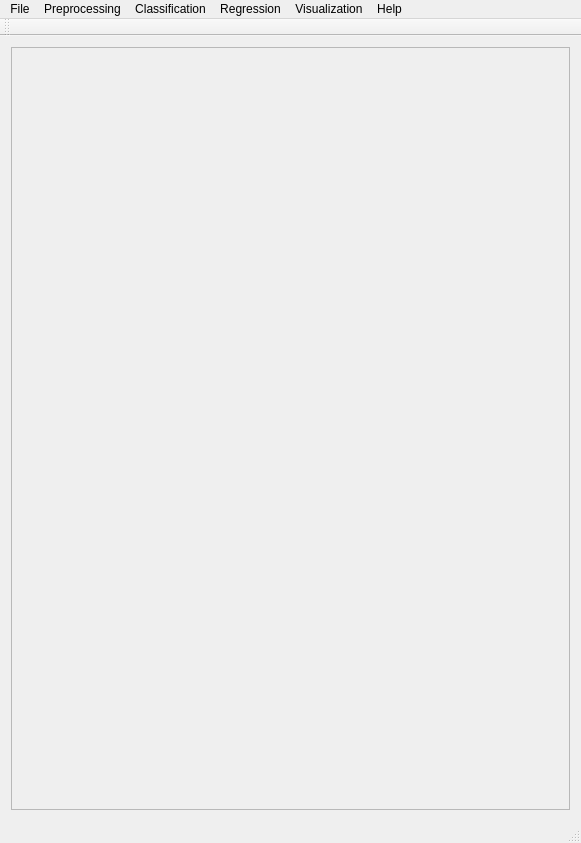
<?xml version="1.0" encoding="UTF-8"?>
<ui version="4.0">
 <class>MainWindow</class>
 <widget class="QMainWindow" name="MainWindow">
  <property name="geometry">
   <rect>
    <x>0</x>
    <y>0</y>
    <width>581</width>
    <height>843</height>
   </rect>
  </property>
  <property name="windowTitle">
   <string>PYSAT</string>
  </property>
  <widget class="QWidget" name="centralWidget">
   <layout class="QVBoxLayout" name="verticalLayout_9">
    <item>
     <widget class="QScrollArea" name="scrollArea">
      <property name="widgetResizable">
       <bool>true</bool>
      </property>
      <widget class="QWidget" name="scrollAreaWidgetContents_2">
       <property name="geometry">
        <rect>
         <x>0</x>
         <y>0</y>
         <width>561</width>
         <height>770</height>
        </rect>
       </property>
       <property name="font">
        <font>
         <pointsize>8</pointsize>
        </font>
       </property>
       <property name="styleSheet">
        <string notr="true">QGroupBox {
  border: 2px solid gray;
  border-radius: 6px;
  margin-top: 0.5em;
}

QGroupBox::title {

  padding-top: -14px;
  padding-left: 8px;
}
</string>
       </property>
       <layout class="QVBoxLayout" name="verticalLayout_8"/>
      </widget>
     </widget>
    </item>
   </layout>
  </widget>
  <widget class="QToolBar" name="mainToolBar">
   <attribute name="toolBarArea">
    <enum>TopToolBarArea</enum>
   </attribute>
   <attribute name="toolBarBreak">
    <bool>false</bool>
   </attribute>
  </widget>
  <widget class="QStatusBar" name="statusBar"/>
  <widget class="QMenuBar" name="menuBar">
   <property name="geometry">
    <rect>
     <x>0</x>
     <y>0</y>
     <width>581</width>
     <height>21</height>
    </rect>
   </property>
   <widget class="QMenu" name="menuFile">
    <property name="title">
     <string>File</string>
    </property>
    <addaction name="actionLoad_Refence_Data"/>
    <addaction name="actionLoad_Unknown_Data"/>
    <addaction name="actionSet_output_location"/>
    <addaction name="separator"/>
    <addaction name="actionSave_Current_Plots"/>
    <addaction name="actionSave_Current_Data"/>
    <addaction name="separator"/>
    <addaction name="actionCreate_New_Workflow"/>
    <addaction name="actionSave_Current_Workflow"/>
    <addaction name="separator"/>
    <addaction name="actionExit"/>
   </widget>
   <widget class="QMenu" name="menuPreprocessing">
    <property name="title">
     <string>Preprocessing</string>
    </property>
    <widget class="QMenu" name="menuBaseline_Removal">
     <property name="title">
      <string>Baseline Removal</string>
     </property>
     <addaction name="actionALS"/>
     <addaction name="actionDietrich"/>
     <addaction name="actionPolyFit"/>
     <addaction name="actionAirPLS"/>
     <addaction name="actionFABC"/>
     <addaction name="actionKK"/>
     <addaction name="actionMario"/>
     <addaction name="actionMedian"/>
     <addaction name="actionRubberband"/>
     <addaction name="actionUndecimated_Wavelet"/>
    </widget>
    <widget class="QMenu" name="menuCalibration_Transfer">
     <property name="title">
      <string>Calibration Transfer</string>
     </property>
     <addaction name="actionRatio"/>
     <addaction name="actionTommy_s_Methgod"/>
     <addaction name="actionPiecewise_Direct_Standardization"/>
     <addaction name="actionOthers_3"/>
    </widget>
    <addaction name="actionNormalization"/>
    <addaction name="actionNoise_Reduction"/>
    <addaction name="actionApply_Mask"/>
    <addaction name="actionInterpolate"/>
    <addaction name="actionInstrument_Response"/>
    <addaction name="menuBaseline_Removal"/>
    <addaction name="menuCalibration_Transfer"/>
    <addaction name="actionICA_2"/>
    <addaction name="actionPCA_2"/>
   </widget>
   <widget class="QMenu" name="menuRegression">
    <property name="title">
     <string>Regression</string>
    </property>
    <addaction name="actionCross_Validation"/>
    <addaction name="actionTrain"/>
    <addaction name="actionPredict"/>
    <addaction name="actionCreate_N_Folds"/>
    <addaction name="actionCreate_Test_Folds"/>
    <addaction name="actionSubmodel_Ranges"/>
    <addaction name="actionNumber_of_Components"/>
    <addaction name="actionAdd_Y_Variable"/>
   </widget>
   <widget class="QMenu" name="menuHelp">
    <property name="title">
     <string>Help</string>
    </property>
    <addaction name="actionIndex"/>
    <addaction name="actionContent_2"/>
    <addaction name="separator"/>
    <addaction name="actionAbout"/>
    <addaction name="actionAbout_QtCreator"/>
   </widget>
   <widget class="QMenu" name="menuClassification">
    <property name="title">
     <string>Classification</string>
    </property>
    <widget class="QMenu" name="menuSupervised">
     <property name="title">
      <string>Supervised</string>
     </property>
     <addaction name="actionPLS_DA"/>
     <addaction name="actionSIMCA"/>
    </widget>
    <widget class="QMenu" name="menuClustering">
     <property name="title">
      <string>Clustering</string>
     </property>
     <addaction name="actionK_means"/>
     <addaction name="actionHierarchical_2"/>
    </widget>
    <addaction name="menuSupervised"/>
    <addaction name="menuClustering"/>
   </widget>
   <widget class="QMenu" name="menuVisualization">
    <property name="title">
     <string>Visualization</string>
    </property>
    <addaction name="actionLine_Plot"/>
    <addaction name="action1_to_1_Plot"/>
    <addaction name="actionScatter_Plot"/>
   </widget>
   <addaction name="menuFile"/>
   <addaction name="menuPreprocessing"/>
   <addaction name="menuClassification"/>
   <addaction name="menuRegression"/>
   <addaction name="menuVisualization"/>
   <addaction name="menuHelp"/>
  </widget>
  <action name="actionLoad_Refence_Data">
   <property name="text">
    <string>Load Refence Data</string>
   </property>
  </action>
  <action name="actionLoad_Unknown_Data">
   <property name="text">
    <string>Load Unknown Data</string>
   </property>
  </action>
  <action name="actionSave_Current_Workflow">
   <property name="text">
    <string>Save Current Workflow</string>
   </property>
  </action>
  <action name="actionSave_Current_Plots">
   <property name="text">
    <string>Save Current Plots</string>
   </property>
  </action>
  <action name="actionSave_Current_Data">
   <property name="text">
    <string>Save Current Data</string>
   </property>
  </action>
  <action name="actionCreate_New_Workflow">
   <property name="text">
    <string>Create New Workflow</string>
   </property>
  </action>
  <action name="actionNoise_Reduction">
   <property name="text">
    <string>Noise Reduction</string>
   </property>
  </action>
  <action name="actionApply_Mask">
   <property name="text">
    <string>Apply Mask</string>
   </property>
  </action>
  <action name="actionInterpolate">
   <property name="text">
    <string>Interpolate (unknown to known)</string>
   </property>
  </action>
  <action name="actionInstrument_Response">
   <property name="text">
    <string>Instrument Response</string>
   </property>
  </action>
  <action name="actionALS">
   <property name="text">
    <string>ALS</string>
   </property>
  </action>
  <action name="actionDietrich">
   <property name="text">
    <string>Dietrich</string>
   </property>
  </action>
  <action name="actionPolyFit">
   <property name="text">
    <string>PolyFit</string>
   </property>
  </action>
  <action name="actionAirPLS">
   <property name="text">
    <string>AirPLS</string>
   </property>
  </action>
  <action name="actionFABC">
   <property name="text">
    <string>FABC</string>
   </property>
  </action>
  <action name="actionKK">
   <property name="text">
    <string>KK</string>
   </property>
  </action>
  <action name="actionMario">
   <property name="text">
    <string>Mario</string>
   </property>
  </action>
  <action name="actionMedian">
   <property name="text">
    <string>Median</string>
   </property>
  </action>
  <action name="actionRubberband">
   <property name="text">
    <string>Rubberband</string>
   </property>
  </action>
  <action name="actionUndecimated_Wavelet">
   <property name="text">
    <string>Undecimated Wavelet</string>
   </property>
  </action>
  <action name="actionRatio">
   <property name="text">
    <string>Ratio</string>
   </property>
  </action>
  <action name="actionTommy_s_Methgod">
   <property name="text">
    <string>Tommy's Method</string>
   </property>
  </action>
  <action name="actionPiecewise_Direct_Standardization">
   <property name="text">
    <string>Piecewise Direct Standardization</string>
   </property>
  </action>
  <action name="actionPCA">
   <property name="text">
    <string>PCA</string>
   </property>
  </action>
  <action name="actionICA">
   <property name="text">
    <string>ICA</string>
   </property>
  </action>
  <action name="actionK_Means">
   <property name="text">
    <string>K-Means</string>
   </property>
  </action>
  <action name="actionHierarchical">
   <property name="text">
    <string>Hierarchical</string>
   </property>
  </action>
  <action name="actionOthers">
   <property name="text">
    <string>Others...</string>
   </property>
  </action>
  <action name="actionOthers_2">
   <property name="text">
    <string>Others...</string>
   </property>
  </action>
  <action name="actionOthers_3">
   <property name="text">
    <string>Others...</string>
   </property>
  </action>
  <action name="actionPLS">
   <property name="text">
    <string>PLS</string>
   </property>
  </action>
  <action name="actionSM_PLS">
   <property name="text">
    <string>SM-PLS</string>
   </property>
  </action>
  <action name="actionICA_Regression">
   <property name="text">
    <string>ICA Regression</string>
   </property>
  </action>
  <action name="actionGaussian_Process">
   <property name="text">
    <string>Gaussian Process</string>
   </property>
  </action>
  <action name="actionMLP">
   <property name="text">
    <string>MLP</string>
   </property>
  </action>
  <action name="actionSVM">
   <property name="text">
    <string>SVM</string>
   </property>
  </action>
  <action name="actionOthers_4">
   <property name="text">
    <string>Others...</string>
   </property>
  </action>
  <action name="actionOthers_5">
   <property name="text">
    <string>Others...</string>
   </property>
  </action>
  <action name="actionIndex">
   <property name="text">
    <string>Index</string>
   </property>
  </action>
  <action name="actionContent_2">
   <property name="text">
    <string>Content</string>
   </property>
  </action>
  <action name="actionAbout">
   <property name="text">
    <string>About...</string>
   </property>
  </action>
  <action name="actionAbout_QtCreator">
   <property name="text">
    <string>About Qt...</string>
   </property>
  </action>
  <action name="actionExit">
   <property name="text">
    <string>Exit</string>
   </property>
  </action>
  <action name="actionNormalization">
   <property name="text">
    <string>Normalization</string>
   </property>
  </action>
  <action name="actionICA_2">
   <property name="text">
    <string>ICA</string>
   </property>
  </action>
  <action name="actionPCA_2">
   <property name="text">
    <string>PCA</string>
   </property>
  </action>
  <action name="actionPLS_DA">
   <property name="text">
    <string>PLS-DA</string>
   </property>
  </action>
  <action name="actionSIMCA">
   <property name="text">
    <string>SIMCA</string>
   </property>
  </action>
  <action name="actionK_means">
   <property name="text">
    <string>K-means</string>
   </property>
  </action>
  <action name="actionHierarchical_2">
   <property name="text">
    <string>Hierarchical</string>
   </property>
  </action>
  <action name="actionCross_Validation">
   <property name="text">
    <string>Cross Validation</string>
   </property>
  </action>
  <action name="actionTrain">
   <property name="text">
    <string>Train</string>
   </property>
  </action>
  <action name="actionPredict">
   <property name="text">
    <string>Predict</string>
   </property>
  </action>
  <action name="actionLine_Plot">
   <property name="text">
    <string>Line Plot</string>
   </property>
  </action>
  <action name="action1_to_1_Plot">
   <property name="text">
    <string>1 to 1 Plot</string>
   </property>
  </action>
  <action name="actionScatter_Plot">
   <property name="text">
    <string>Scatter Plot</string>
   </property>
  </action>
  <action name="actionSet_output_location">
   <property name="text">
    <string>Output Location</string>
   </property>
  </action>
  <action name="actionCreate_N_Folds">
   <property name="text">
    <string>Create N Folds</string>
   </property>
  </action>
  <action name="actionCreate_Test_Folds">
   <property name="text">
    <string>Create Test Folds</string>
   </property>
  </action>
  <action name="actionSubmodel_Ranges">
   <property name="text">
    <string>Submodel Ranges</string>
   </property>
  </action>
  <action name="actionNumber_of_Components">
   <property name="text">
    <string>Number of Components</string>
   </property>
  </action>
  <action name="actionAdd_Y_Variable">
   <property name="text">
    <string>Add Y Variable</string>
   </property>
  </action>
 </widget>
 <layoutdefault spacing="6" margin="11"/>
 <resources/>
 <connections/>
</ui>
